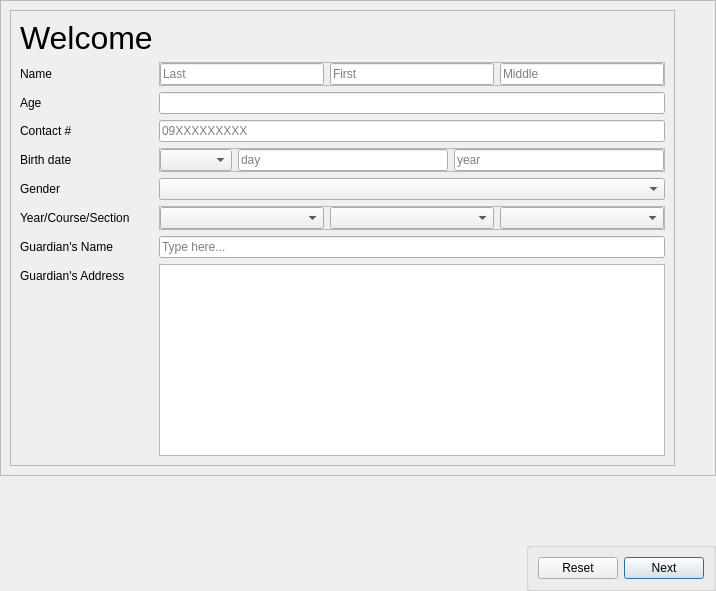
<?xml version="1.0" encoding="UTF-8"?>
<ui version="4.0">
 <class>Dialog</class>
 <widget class="QDialog" name="Dialog">
  <property name="windowModality">
   <enum>Qt::NonModal</enum>
  </property>
  <property name="enabled">
   <bool>true</bool>
  </property>
  <property name="geometry">
   <rect>
    <x>0</x>
    <y>0</y>
    <width>716</width>
    <height>591</height>
   </rect>
  </property>
  <property name="sizePolicy">
   <sizepolicy hsizetype="Fixed" vsizetype="Fixed">
    <horstretch>0</horstretch>
    <verstretch>0</verstretch>
   </sizepolicy>
  </property>
  <property name="focusPolicy">
   <enum>Qt::TabFocus</enum>
  </property>
  <property name="contextMenuPolicy">
   <enum>Qt::DefaultContextMenu</enum>
  </property>
  <property name="windowTitle">
   <string>Dialog</string>
  </property>
  <property name="layoutDirection">
   <enum>Qt::LeftToRight</enum>
  </property>
  <property name="sizeGripEnabled">
   <bool>false</bool>
  </property>
  <property name="modal">
   <bool>false</bool>
  </property>
  <layout class="QVBoxLayout" name="verticalLayout">
   <property name="spacing">
    <number>0</number>
   </property>
   <property name="leftMargin">
    <number>0</number>
   </property>
   <property name="topMargin">
    <number>0</number>
   </property>
   <property name="rightMargin">
    <number>0</number>
   </property>
   <property name="bottomMargin">
    <number>0</number>
   </property>
   <item>
    <widget class="QFrame" name="Wrapper">
     <property name="sizePolicy">
      <sizepolicy hsizetype="Minimum" vsizetype="Minimum">
       <horstretch>0</horstretch>
       <verstretch>0</verstretch>
      </sizepolicy>
     </property>
     <property name="frameShape">
      <enum>QFrame::StyledPanel</enum>
     </property>
     <property name="frameShadow">
      <enum>QFrame::Raised</enum>
     </property>
     <layout class="QHBoxLayout" name="horizontalLayout">
      <item>
       <widget class="QFrame" name="welcomeForm">
        <property name="frameShape">
         <enum>QFrame::StyledPanel</enum>
        </property>
        <property name="frameShadow">
         <enum>QFrame::Raised</enum>
        </property>
        <layout class="QFormLayout" name="formLayout">
         <item row="4" column="0">
          <widget class="QLabel" name="nameLabel">
           <property name="text">
            <string>Name</string>
           </property>
          </widget>
         </item>
         <item row="4" column="1">
          <widget class="QFrame" name="nameTextBox">
           <property name="enabled">
            <bool>true</bool>
           </property>
           <property name="autoFillBackground">
            <bool>false</bool>
           </property>
           <property name="frameShape">
            <enum>QFrame::StyledPanel</enum>
           </property>
           <property name="frameShadow">
            <enum>QFrame::Raised</enum>
           </property>
           <layout class="QHBoxLayout" name="horizontalLayout_3">
            <property name="leftMargin">
             <number>0</number>
            </property>
            <property name="topMargin">
             <number>0</number>
            </property>
            <property name="rightMargin">
             <number>0</number>
            </property>
            <property name="bottomMargin">
             <number>0</number>
            </property>
            <item>
             <widget class="QLineEdit" name="lastName">
              <property name="placeholderText">
               <string>Last</string>
              </property>
             </widget>
            </item>
            <item>
             <widget class="QLineEdit" name="firstName">
              <property name="placeholderText">
               <string>First</string>
              </property>
             </widget>
            </item>
            <item>
             <widget class="QLineEdit" name="middleInitial">
              <property name="placeholderText">
               <string>Middle</string>
              </property>
             </widget>
            </item>
           </layout>
          </widget>
         </item>
         <item row="5" column="0">
          <widget class="QLabel" name="ageLabel">
           <property name="text">
            <string>Age</string>
           </property>
          </widget>
         </item>
         <item row="5" column="1">
          <widget class="QLineEdit" name="ageTextBox"/>
         </item>
         <item row="7" column="0">
          <widget class="QLabel" name="birthDateLabel">
           <property name="text">
            <string>Birth date</string>
           </property>
          </widget>
         </item>
         <item row="7" column="1">
          <widget class="QFrame" name="birthDateTextBox">
           <property name="enabled">
            <bool>true</bool>
           </property>
           <property name="autoFillBackground">
            <bool>false</bool>
           </property>
           <property name="frameShape">
            <enum>QFrame::StyledPanel</enum>
           </property>
           <property name="frameShadow">
            <enum>QFrame::Raised</enum>
           </property>
           <layout class="QHBoxLayout" name="horizontalLayout_4">
            <property name="leftMargin">
             <number>0</number>
            </property>
            <property name="topMargin">
             <number>0</number>
            </property>
            <property name="rightMargin">
             <number>0</number>
            </property>
            <property name="bottomMargin">
             <number>0</number>
            </property>
            <item>
             <widget class="QComboBox" name="month">
              <property name="mouseTracking">
               <bool>false</bool>
              </property>
              <property name="editable">
               <bool>false</bool>
              </property>
              <property name="maxVisibleItems">
               <number>12</number>
              </property>
              <property name="minimumContentsLength">
               <number>0</number>
              </property>
              <property name="placeholderText">
               <string>Month</string>
              </property>
             </widget>
            </item>
            <item>
             <widget class="QLineEdit" name="day">
              <property name="placeholderText">
               <string>day</string>
              </property>
             </widget>
            </item>
            <item>
             <widget class="QLineEdit" name="year">
              <property name="placeholderText">
               <string>year</string>
              </property>
             </widget>
            </item>
           </layout>
          </widget>
         </item>
         <item row="8" column="0">
          <widget class="QLabel" name="genderLabel">
           <property name="text">
            <string>Gender</string>
           </property>
          </widget>
         </item>
         <item row="8" column="1">
          <widget class="QComboBox" name="genderTextBox">
           <property name="mouseTracking">
            <bool>false</bool>
           </property>
           <property name="editable">
            <bool>false</bool>
           </property>
           <property name="maxVisibleItems">
            <number>12</number>
           </property>
           <property name="minimumContentsLength">
            <number>0</number>
           </property>
           <property name="placeholderText">
            <string>Month</string>
           </property>
          </widget>
         </item>
         <item row="9" column="0">
          <widget class="QLabel" name="yearCourseSection">
           <property name="text">
            <string>Year/Course/Section</string>
           </property>
          </widget>
         </item>
         <item row="9" column="1">
          <widget class="QFrame" name="frame_2">
           <property name="frameShape">
            <enum>QFrame::StyledPanel</enum>
           </property>
           <property name="frameShadow">
            <enum>QFrame::Raised</enum>
           </property>
           <layout class="QHBoxLayout" name="horizontalLayout_5">
            <property name="leftMargin">
             <number>0</number>
            </property>
            <property name="topMargin">
             <number>0</number>
            </property>
            <property name="rightMargin">
             <number>0</number>
            </property>
            <property name="bottomMargin">
             <number>0</number>
            </property>
            <item>
             <widget class="QComboBox" name="comboBox_2"/>
            </item>
            <item>
             <widget class="QComboBox" name="comboBox_3"/>
            </item>
            <item>
             <widget class="QComboBox" name="comboBox_4"/>
            </item>
           </layout>
          </widget>
         </item>
         <item row="10" column="0">
          <widget class="QLabel" name="gNameLabel">
           <property name="text">
            <string>Guardian's Name</string>
           </property>
          </widget>
         </item>
         <item row="10" column="1">
          <widget class="QLineEdit" name="gNameTextBox">
           <property name="placeholderText">
            <string>Type here...</string>
           </property>
          </widget>
         </item>
         <item row="11" column="0">
          <widget class="QLabel" name="gAddressLabel">
           <property name="text">
            <string>Guardian's Address</string>
           </property>
          </widget>
         </item>
         <item row="6" column="1">
          <widget class="QLineEdit" name="lineEdit">
           <property name="placeholderText">
            <string>09XXXXXXXXX</string>
           </property>
          </widget>
         </item>
         <item row="6" column="0">
          <widget class="QLabel" name="label">
           <property name="text">
            <string>Contact #</string>
           </property>
          </widget>
         </item>
         <item row="11" column="1">
          <widget class="QTextEdit" name="textEdit"/>
         </item>
         <item row="2" column="0">
          <widget class="QLabel" name="titleText">
           <property name="font">
            <font>
             <pointsize>24</pointsize>
            </font>
           </property>
           <property name="text">
            <string>Welcome</string>
           </property>
           <property name="wordWrap">
            <bool>true</bool>
           </property>
          </widget>
         </item>
        </layout>
       </widget>
      </item>
      <item alignment="Qt::AlignTop">
       <widget class="QWidget" name="widget" native="true">
        <layout class="QHBoxLayout" name="horizontalLayout_6">
         <item>
          <widget class="QLabel" name="lyceumLogo">
           <property name="sizePolicy">
            <sizepolicy hsizetype="Fixed" vsizetype="Fixed">
             <horstretch>0</horstretch>
             <verstretch>0</verstretch>
            </sizepolicy>
           </property>
           <property name="maximumSize">
            <size>
             <width>100</width>
             <height>100</height>
            </size>
           </property>
           <property name="text">
            <string/>
           </property>
           <property name="pixmap">
            <pixmap>assets/lyceumLogo.png</pixmap>
           </property>
           <property name="scaledContents">
            <bool>true</bool>
           </property>
           <property name="wordWrap">
            <bool>false</bool>
           </property>
           <property name="openExternalLinks">
            <bool>false</bool>
           </property>
          </widget>
         </item>
        </layout>
       </widget>
      </item>
     </layout>
    </widget>
   </item>
   <item>
    <spacer name="Spacer">
     <property name="orientation">
      <enum>Qt::Vertical</enum>
     </property>
     <property name="sizeHint" stdset="0">
      <size>
       <width>20</width>
       <height>40</height>
      </size>
     </property>
    </spacer>
   </item>
   <item>
    <widget class="QGroupBox" name="navigation">
     <property name="enabled">
      <bool>true</bool>
     </property>
     <property name="sizePolicy">
      <sizepolicy hsizetype="Fixed" vsizetype="Preferred">
       <horstretch>0</horstretch>
       <verstretch>0</verstretch>
      </sizepolicy>
     </property>
     <property name="cursor">
      <cursorShape>PointingHandCursor</cursorShape>
     </property>
     <property name="layoutDirection">
      <enum>Qt::RightToLeft</enum>
     </property>
     <property name="title">
      <string/>
     </property>
     <property name="flat">
      <bool>false</bool>
     </property>
     <property name="checkable">
      <bool>false</bool>
     </property>
     <layout class="QHBoxLayout" name="horizontalLayout_2">
      <item>
       <widget class="QPushButton" name="welcomeNext">
        <property name="text">
         <string>Next</string>
        </property>
       </widget>
      </item>
      <item>
       <widget class="QPushButton" name="resetButton">
        <property name="text">
         <string>Reset</string>
        </property>
       </widget>
      </item>
     </layout>
    </widget>
   </item>
  </layout>
 </widget>
 <resources>
  <include location="assets/resource.qrc"/>
 </resources>
 <connections/>
</ui>
